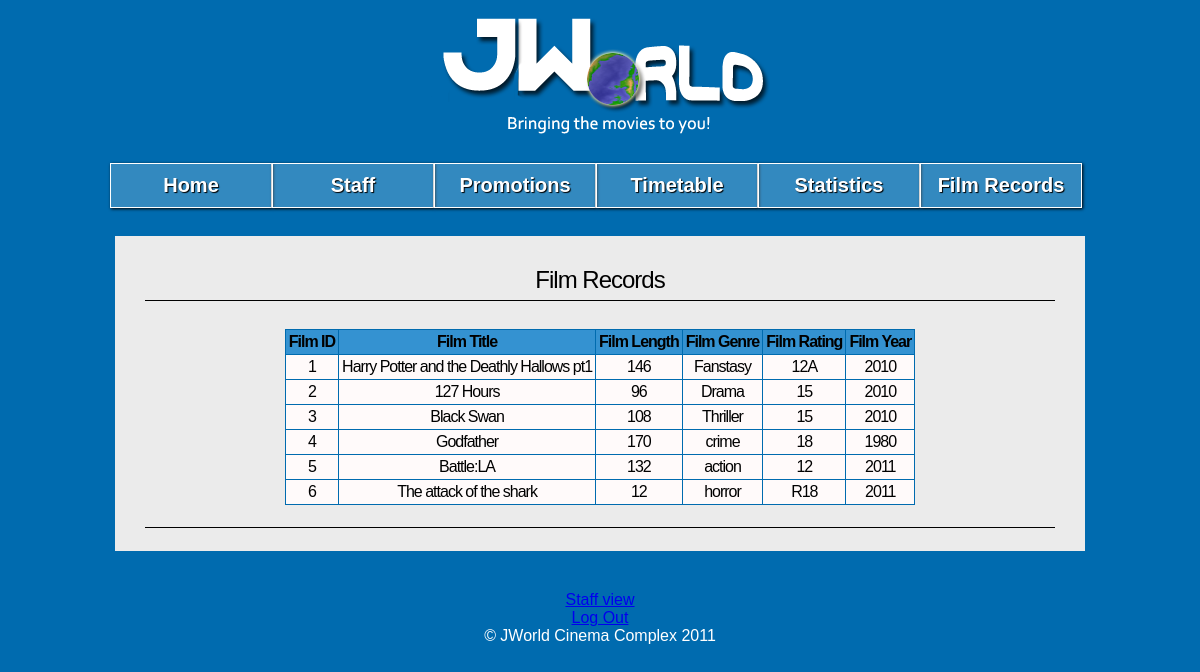
/admin.php?page=films-acs (signed in), run on an earlier commit of the app's database.
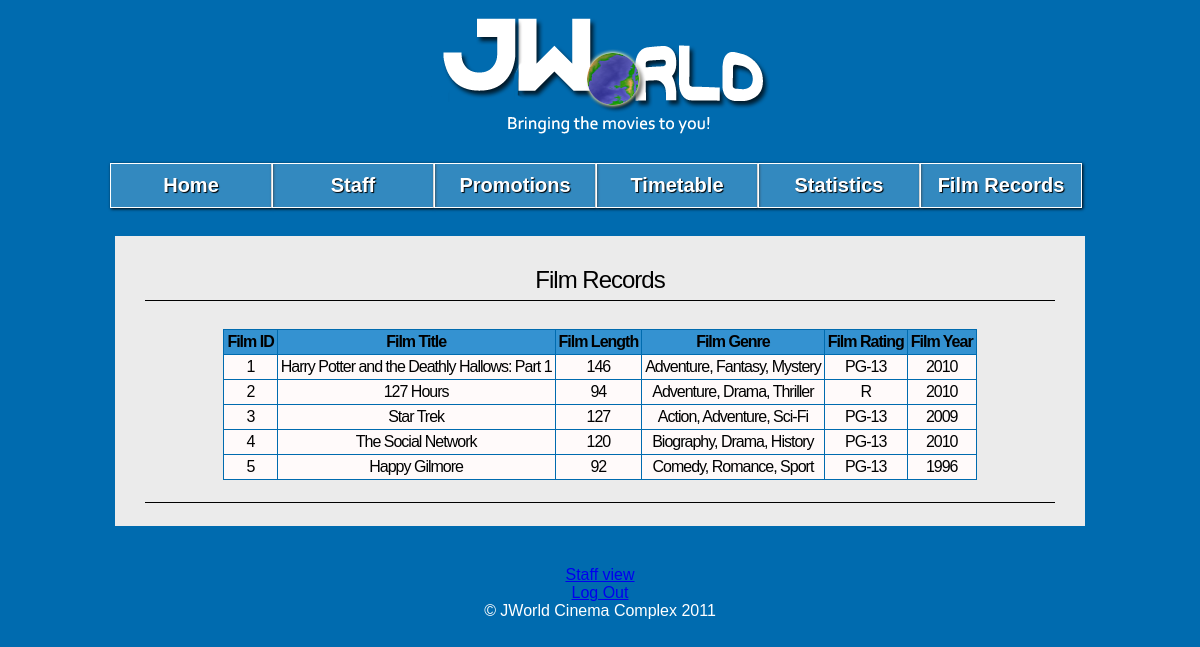
And on a later commit of the database.
### tables this page shows
CREATE TABLE films (
	film_ID int(11) NOT NULL AUTO_INCREMENT,
	film_title varchar(255) NOT NULL,
	film_year char(4) NOT NULL,
	film_plot text(65535) NOT NULL,
	film_length int(11) NOT NULL,
	film_genre varchar(50) NOT NULL,
	film_rating varchar(5) NOT NULL,
	film_poster varchar(255) NOT NULL,
	imdb_id varchar(50) NOT NULL,
  PRIMARY KEY (film_ID)
);

### res/pages/admin/films-acs.php (the view, shortened to what this page needs)
<div id="body">
<h1>Film Records</h1><p>
<h3>
	<?php
	$query = mysql_query("SELECT * FROM films");
	echo "<table border='1' class=\"center\">
	<tr>
	<th>Film ID</th>
	<th>Film Title</th>
	<th>Film Length</th>
	<th>Film Genre</th>
	<th>Film Rating</th>
	<th>Film Year</th>
	</tr>";
	while($row = mysql_fetch_array($query))
	{
		echo "<tr>";
		echo "<td>" . $row['film_ID'] . "</td>";
		echo "<td>" . $row['film_title'] . "</td>";
		echo "<td>" . $row['film_length'] . "</td>";
		echo "<td>" . $row['film_genre'] . "</td>";
		echo "<td>" . $row['film_rating'] . "</td>";
		echo "<td>" . $row['film_year'] . "</td>";
		echo"</tr>";
	}
	echo "</table>";
	?>
</h3>
<h2></h2>
</div>

### admin.php (shortened to what this page needs)
<!DOCTYPE html>
<?php
	include('res/config/admin/headder.php');
?>
	<div id="maincontent">
	<?php
	if(isset($_GET['page'])) {
		if(file_exists('res/pages/admin/'.$_GET['page'].'.php')) {
			include('res/pages/admin/'.$_GET['page'].'.php');
		} else {
			include('res/pages/error.php');
		}
	} else {
			include('res/pages/admin/start.php');
	}
	?>
</div>
<?php
	include('res/config/footer.php');
?>
</html>

### res/config/admin/headder.php (shortened to what this page needs)
<head>
	<link href="res/css/redmond/jquery-ui-1.8.10.custom.css" rel="stylesheet" type="text/css"/>
	<link rel="stylesheet" href="res/css/redmond/jquery-ui-timepicker.css" type="text/css"/>
	<link href="res/css/admin.css" rel="stylesheet" type="text/css"/>
</head>
<body>
<div id="container">
	<header id="logo">
	<?php
	if($_SESSION['admin'] == 1 && $_SESSION['staff'] == 0){
		echo "
	<nav>
		<li><a href=\"admin.php\">Home</a>
			<ul>
				<li><a href=\"admin.php?page=edit-home\">Edit Home</a></li>
			</ul>
		</li>
		<li><a href=\"admin.php?page=staff-acs\">Staff</a>
		</li>
		<li><a href=\"admin.php?page=promo-acs\">Promotions</a>
			<ul>
				<li><a href=\"admin.php?page=add-promo\">Add Promo</a></li>
				<li><a href=\"admin.php?page=edit-promo\">Edit Promo</a></li>
				<li><a href=\"admin.php?page=remove-promo\">Remove Promo</a></li>
			</ul>
		</li>
		<li><a href=\"admin.php?page=tt-acs\">Timetable</a>
			<ul>
				<li><a href=\"admin.php?page=add-film-tt\">Add Film</a></li>
				<li><a href=\"admin.php?page=edit-film-tt\">Edit Film</a></li>
				<li><a href=\"admin.php?page=remove-film-tt\">Remove Film</a></li>
				<li><a href=\"admin.php?page=auto-rotate\">Auto Rotation</a></li>
			</ul>
		</li>
		<li><a href=\"admin.php?page=stat-acs\">Statistics</a></li>
		<li><a href=\"admin.php?page=films-acs\">Film Records</a>
			<ul>
				<li><a href=\"admin.php?page=add-film\">Add Film</a></li>
				<li><a href=\"admin.php?page=edit-film\">Edit Film</a></li>
			</ul>
		</li>
	</nav>
		";
	}
	?>
	</header>

### res/config/footer.php (shortened to what this page needs)
		<footer>
			<div id="valid" >
				<?php
				if(isset($_SESSION['admin'])) {
					if($_SESSION['admin'] == 1  && $_SESSION['staff'] == 1){
						echo "<a href=\"admin.php?page=switchStaffView\">Manager View</a><p></h2>";
					} else if ($_SESSION['admin'] == 1) {
						echo "<a href=\"admin.php?page=switchStaffView\">Staff view</a><p></h2>";
					}
				}
				if(isset($_SESSION['login'])) {
					echo "<a href=\"admin.php?page=logOut\">Log Out</a>";
				}
				else {
					echo "<a href=\"index.php?page=adminLogin&fail=\">Staff Login</a>";
				}
				?>
				<br/>
				&copy; JWorld Cinema Complex 2011
			</div>
		</footer>
	</div>
</body>

### res/css/admin.css (style rules this page uses)
article, aside, figure, footer, header, nav, section { display: block; }
body { font-family: "Trebuchet MS", Arial, Helvetica, sans-serif; color: #000; background: #006BAF; }
#container { width: 980px; height: 100%; margin-right: auto; margin-left: auto; }
h1 { border-bottom:1px solid #000000; letter-spacing:-1px; font-size:24px; padding-bottom:6px; font-weight:400; margin:10px 10px 3px 0; font-family:Vera, Helvetica, Georgia; }
h2 { border-bottom:1px solid #000000; letter-spacing:-1px; font-size:18px; padding-bottom:6px; font-weight:400; margin:10px 10px 3px 0; font-family:Vera, Helvetica, Georgia; }
h3 { letter-spacing:-1px; font-size:16px; padding-bottom:6px; font-weight:400; margin:10px 10px 3px 0; font-family:Vera, Helvetica, Georgia; }
.center { margin-left:auto; margin-right:auto; }
#logo { background-image: url(../img/adminLog.png); background-repeat: no-repeat; height: 138px; width: 100%; }
nav { text-align:center; padding-top: 150px; width: 100%; margin-left:auto; margin-right:auto; }
nav li { padding:0; margin:0; list-style: none; margin-bottom: 15px; font-weight: bold; font-size:20px; float: left; }
nav a { display: block; width:140px; padding: 10px; text-decoration: none; color: #fff; border: 1px solid #fff; margin: 5px 0px; box-shadow: 1px 1px 3px #000; text-shadow: 1px 1px 1px #000; background: rgba(255,255,255,0.2); }
nav:after { content: "."; clear: both; visibility: hidden; line-height: 0; height: 0; }
#maincontent { margin-top: 80px; padding-top: 10px; padding-right: 0px; padding-bottom: 10px; padding-left: 0px; }
#body { font-family:"Palatino Linotype", "Book Antiqua", Palatino, serif; font-size:28px; font-weight:bold; background-color: #EBEBEB; width: 920px; height:100%; padding:20px 20px 20px 30px; margin-bottom:20px; margin-left:auto; margin-right:auto; text-align:center; }
footer { text-align:center; padding: 10px 0; clear: both; color: #fff; }
footer p { margin:0 0 5px 0; }
.center { margin-left:auto; margin-right:auto; text-align:center; }
table { border-collapse:collapse; }
table, td, th { border:0.5px solid #006BAF; padding:3px; }
td { text-align:center; background-color:#FFFAFA; }
th { background-color:#3492D1; color:black; }

What changed in the data, as far as the page shows it:
removed films: film_ID "6", film_title "The attack of the shark", film_length "12", film_genre "horror", film_rating "R18", film_year "2011"
changed films id 1: film_title "Harry Potter and the Deathly Hallows pt1" → "Harry Potter and the Deathly Hallows: Part 1"; film_genre "Fanstasy" → "Adventure, Fantasy, Mystery"; film_rating "12A" → "PG-13"
changed films "127 Hours": film_length "96" → "94"; film_genre "Drama" → "Adventure, Drama, Thriller"; film_rating "15" → "R"
changed films id 3: film_title "Black Swan" → "Star Trek"; film_length "108" → "127"; film_genre "Thriller" → "Action, Adventure, Sci-Fi"; film_rating "15" → "PG-13"; film_year "2010" → "2009"
changed films id 4: film_title "Godfather" → "The Social Network"; film_length "170" → "120"; film_genre "crime" → "Biography, Drama, History"; film_rating "18" → "PG-13"; film_year "1980" → "2010"
changed films id 5: film_title "Battle:LA" → "Happy Gilmore"; film_length "132" → "92"; film_genre "action" → "Comedy, Romance, Sport"; film_rating "12" → "PG-13"; film_year "2011" → "1996"
